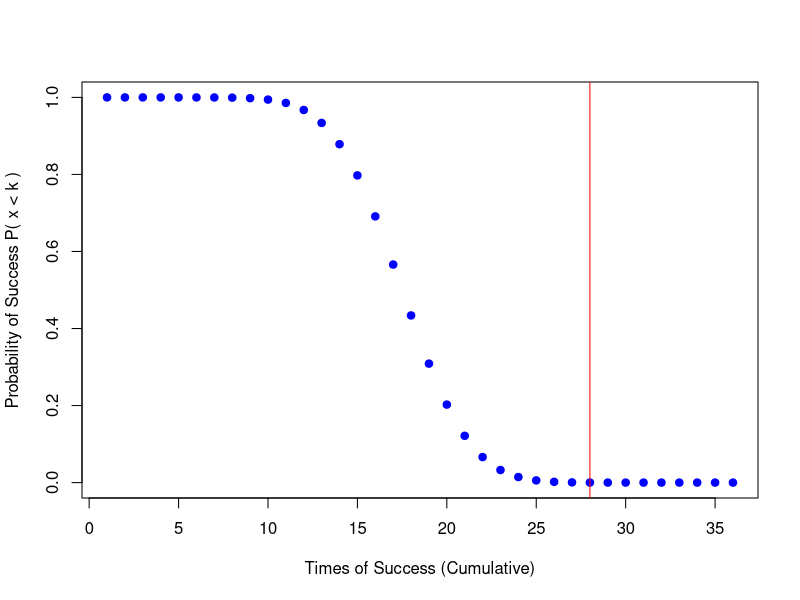
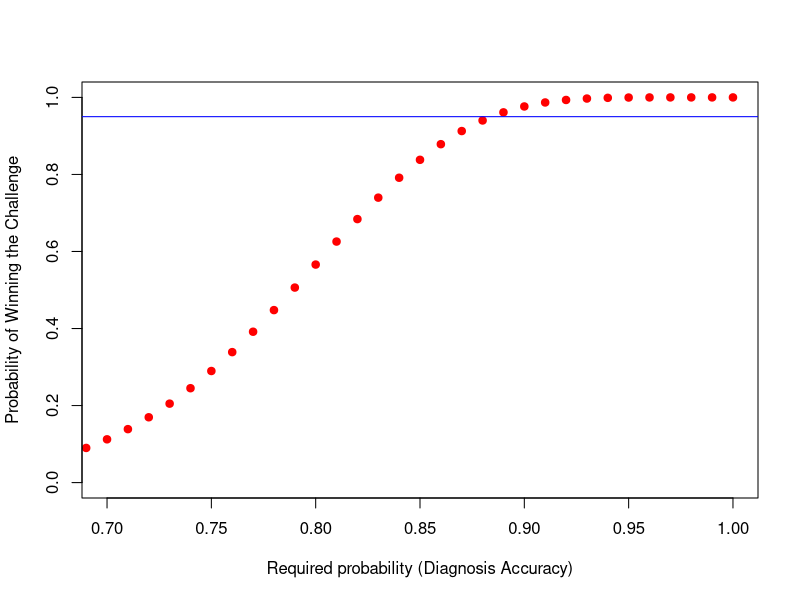

These figures' R source, in order:
## ---- chunk 1
knitr::opts_chunk$set(echo = TRUE)
## ---- chunk 2
success.times <- 1:36

probability.acc <- pbinom(q = success.times, size = 36, prob = 0.5)

plot(success.times, 1 - probability.acc,
  pch = 19, col = "blue",
  xlab = "Times of Success (Cumulative)",
  ylab = "Probability of Success P( x < k )"
)
abline(v = 28, col = "red")

pureguess.prob <- 1 - pbinom(q = 28, size = 36, prob = 0.5)
## ---- chunk 3
prob.real <- seq(0, 1, by = 0.01)
probability.succ <- 1 - pbinom(q = 28, size = 36, prob = prob.real)
plot(prob.real, probability.succ,
  pch = 19,
  col = "red",
  xlab = "Required probability (Diagnosis Accuracy)",
  ylab = "Probability of Winning the Challenge",
  xlim = c(0.7, 1)
)
abline(h = 0.95, col = "blue")
